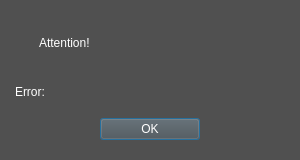
<?xml version="1.0" encoding="UTF-8"?>
<ui version="4.0">
 <class>Dialog</class>
 <widget class="QDialog" name="Dialog">
  <property name="geometry">
   <rect>
    <x>0</x>
    <y>0</y>
    <width>300</width>
    <height>160</height>
   </rect>
  </property>
  <property name="sizePolicy">
   <sizepolicy hsizetype="Preferred" vsizetype="Preferred">
    <horstretch>30</horstretch>
    <verstretch>0</verstretch>
   </sizepolicy>
  </property>
  <property name="windowTitle">
   <string>Dialog</string>
  </property>
  <property name="styleSheet">
   <string notr="true">background-color: rgb(80, 80, 80);</string>
  </property>
  <layout class="QVBoxLayout" name="verticalLayout">
   <item>
    <widget class="QWidget" name="widget" native="true">
     <property name="sizePolicy">
      <sizepolicy hsizetype="Preferred" vsizetype="Preferred">
       <horstretch>0</horstretch>
       <verstretch>8</verstretch>
      </sizepolicy>
     </property>
     <layout class="QHBoxLayout" name="horizontalLayout">
      <property name="spacing">
       <number>0</number>
      </property>
      <property name="leftMargin">
       <number>0</number>
      </property>
      <property name="topMargin">
       <number>0</number>
      </property>
      <property name="rightMargin">
       <number>0</number>
      </property>
      <property name="bottomMargin">
       <number>0</number>
      </property>
      <item>
       <widget class="QWidget" name="widget_4" native="true">
        <property name="sizePolicy">
         <sizepolicy hsizetype="Preferred" vsizetype="Preferred">
          <horstretch>15</horstretch>
          <verstretch>0</verstretch>
         </sizepolicy>
        </property>
        <layout class="QHBoxLayout" name="horizontalLayout_4">
         <item>
          <widget class="QLabel" name="label">
           <property name="sizePolicy">
            <sizepolicy hsizetype="Preferred" vsizetype="Preferred">
             <horstretch>5</horstretch>
             <verstretch>0</verstretch>
            </sizepolicy>
           </property>
           <property name="maximumSize">
            <size>
             <width>50</width>
             <height>50</height>
            </size>
           </property>
           <property name="text">
            <string/>
           </property>
           <property name="pixmap">
            <pixmap>../Docs/icon/dialog-error-icon.png</pixmap>
           </property>
           <property name="scaledContents">
            <bool>true</bool>
           </property>
          </widget>
         </item>
        </layout>
       </widget>
      </item>
      <item>
       <widget class="QLabel" name="label_2">
        <property name="sizePolicy">
         <sizepolicy hsizetype="Preferred" vsizetype="Preferred">
          <horstretch>80</horstretch>
          <verstretch>2</verstretch>
         </sizepolicy>
        </property>
        <property name="maximumSize">
         <size>
          <width>50</width>
          <height>50</height>
         </size>
        </property>
        <property name="styleSheet">
         <string notr="true">color: white</string>
        </property>
        <property name="text">
         <string>Attention!</string>
        </property>
       </widget>
      </item>
      <item>
       <spacer name="horizontalSpacer_3">
        <property name="orientation">
         <enum>Qt::Horizontal</enum>
        </property>
        <property name="sizeType">
         <enum>QSizePolicy::Preferred</enum>
        </property>
        <property name="sizeHint" stdset="0">
         <size>
          <width>200</width>
          <height>40</height>
         </size>
        </property>
       </spacer>
      </item>
     </layout>
    </widget>
   </item>
   <item>
    <widget class="QWidget" name="widget_3" native="true">
     <property name="sizePolicy">
      <sizepolicy hsizetype="Preferred" vsizetype="Preferred">
       <horstretch>0</horstretch>
       <verstretch>2</verstretch>
      </sizepolicy>
     </property>
     <layout class="QHBoxLayout" name="horizontalLayout_3">
      <property name="spacing">
       <number>4</number>
      </property>
      <property name="leftMargin">
       <number>4</number>
      </property>
      <property name="topMargin">
       <number>4</number>
      </property>
      <property name="rightMargin">
       <number>4</number>
      </property>
      <property name="bottomMargin">
       <number>4</number>
      </property>
      <item>
       <widget class="QLabel" name="label_3">
        <property name="sizePolicy">
         <sizepolicy hsizetype="Preferred" vsizetype="Preferred">
          <horstretch>2</horstretch>
          <verstretch>3</verstretch>
         </sizepolicy>
        </property>
        <property name="styleSheet">
         <string notr="true">color: white</string>
        </property>
        <property name="text">
         <string>Error:</string>
        </property>
       </widget>
      </item>
      <item>
       <widget class="QLabel" name="error">
        <property name="sizePolicy">
         <sizepolicy hsizetype="Preferred" vsizetype="Preferred">
          <horstretch>15</horstretch>
          <verstretch>0</verstretch>
         </sizepolicy>
        </property>
        <property name="styleSheet">
         <string notr="true">color:white</string>
        </property>
        <property name="text">
         <string/>
        </property>
       </widget>
      </item>
     </layout>
    </widget>
   </item>
   <item>
    <widget class="QWidget" name="widget_2" native="true">
     <property name="sizePolicy">
      <sizepolicy hsizetype="Preferred" vsizetype="Preferred">
       <horstretch>0</horstretch>
       <verstretch>4</verstretch>
      </sizepolicy>
     </property>
     <layout class="QHBoxLayout" name="horizontalLayout_2">
      <item>
       <spacer name="horizontalSpacer">
        <property name="orientation">
         <enum>Qt::Horizontal</enum>
        </property>
        <property name="sizeType">
         <enum>QSizePolicy::Preferred</enum>
        </property>
        <property name="sizeHint" stdset="0">
         <size>
          <width>80</width>
          <height>20</height>
         </size>
        </property>
       </spacer>
      </item>
      <item>
       <widget class="QPushButton" name="errorOk">
        <property name="sizePolicy">
         <sizepolicy hsizetype="Preferred" vsizetype="Preferred">
          <horstretch>5</horstretch>
          <verstretch>0</verstretch>
         </sizepolicy>
        </property>
        <property name="styleSheet">
         <string notr="true">color: white</string>
        </property>
        <property name="text">
         <string>OK</string>
        </property>
       </widget>
      </item>
      <item>
       <spacer name="horizontalSpacer_2">
        <property name="orientation">
         <enum>Qt::Horizontal</enum>
        </property>
        <property name="sizeType">
         <enum>QSizePolicy::Preferred</enum>
        </property>
        <property name="sizeHint" stdset="0">
         <size>
          <width>80</width>
          <height>20</height>
         </size>
        </property>
       </spacer>
      </item>
     </layout>
    </widget>
   </item>
  </layout>
 </widget>
 <resources/>
 <connections/>
</ui>
